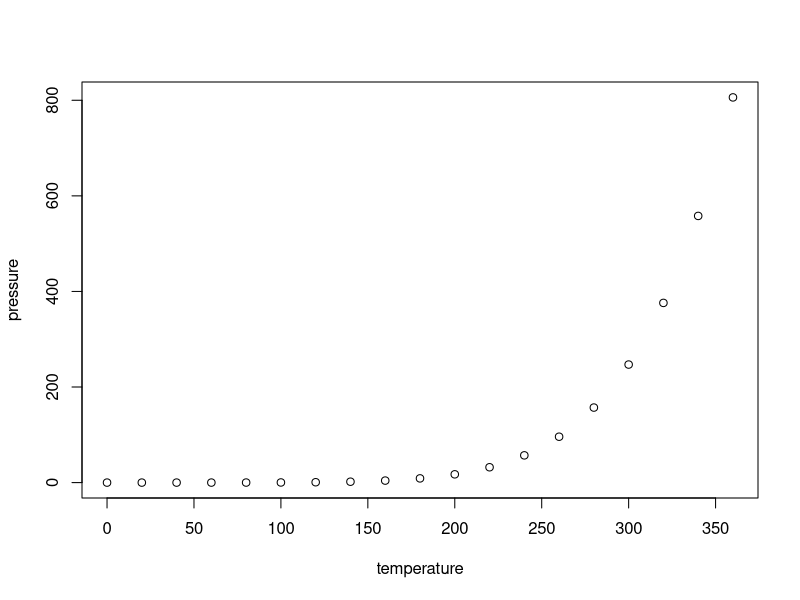
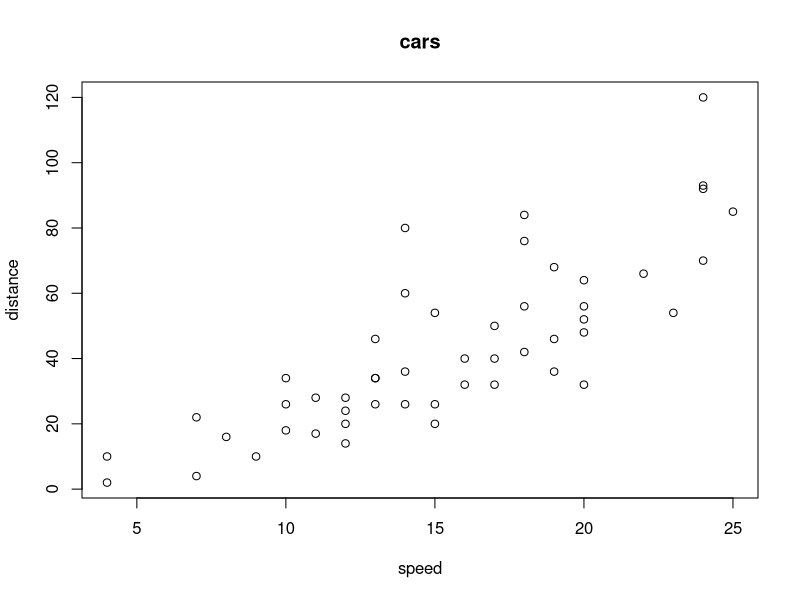

The R source for these figures, in order:
## ---- chunk 1
knitr::opts_chunk$set(echo = TRUE)
## ---- chunk 2
summary(cars)
## ---- chunk 3
plot(pressure)
## ---- chunk 4

plot (cars$'speed', cars$'dist',xlab= "speed",ylab= "distance",main= "cars")


## ---- chunk 5
sessionInfo()
